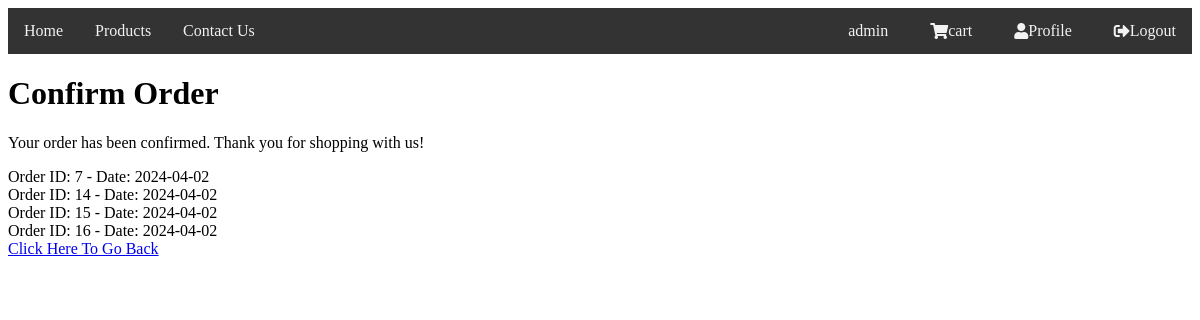
/cartcorrect.php (signed in), run on the app's committed database.
### tables this page shows
CREATE TABLE `orders` (
  `order_id` int(11) NOT NULL,
  `user_id` int(11) NOT NULL,
  `OrderDate` date NOT NULL,
  `totalPrice` double NOT NULL
);

### cartcorrect.php (the view, shortened to what this page needs)
<?php
    $con=mysqli_connect("localhost","root","1234","projectdb");
    $sql = "SELECT * FROM orders";
    $result = $con->query($sql);
        $orders = array();
        if ($result->num_rows > 0) {
            while ($row = $result->fetch_assoc()) {
                $orders[] = $row;
            }
    }
?>
<!DOCTYPE html>
<html lang="en">
<head>
</head>
<body>
<?php include 'navbar.php'; ?>
    <div class="container">
        <h1>Confirm Order</h1>
        <div class="order-details">
            <p>Your order has been confirmed. Thank you for shopping with us!</p>
            <?php
                foreach ($orders as $order) {
                    echo "Order ID: " . $order["order_id"] . " - Date: " . $order["OrderDate"] . "<br>";
                }
            ?>
            <a href="homepage.php">Click Here To Go Back</a>
        </div>
    </div>
</body>
</html>

### data on the page
orders: order_id "7", OrderDate "2024-04-02"
orders: order_id "14", OrderDate "2024-04-02"
orders: order_id "15", OrderDate "2024-04-02"
orders: order_id "16", OrderDate "2024-04-02"
